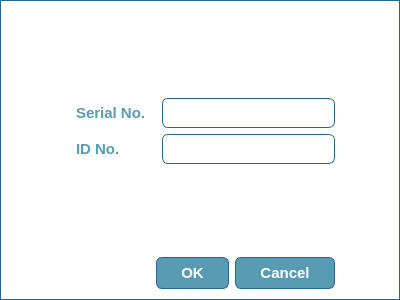
<?xml version="1.0" encoding="UTF-8"?>
<ui version="4.0">
 <class>laptopDialog</class>
 <widget class="QDialog" name="laptopDialog">
  <property name="windowModality">
   <enum>Qt::ApplicationModal</enum>
  </property>
  <property name="geometry">
   <rect>
    <x>0</x>
    <y>0</y>
    <width>400</width>
    <height>300</height>
   </rect>
  </property>
  <property name="sizePolicy">
   <sizepolicy hsizetype="Fixed" vsizetype="Fixed">
    <horstretch>0</horstretch>
    <verstretch>0</verstretch>
   </sizepolicy>
  </property>
  <property name="windowTitle">
   <string>Laptop Dialog</string>
  </property>
  <property name="styleSheet">
   <string notr="true">QDialog {
	background: white;
	border: 1px solid #29668f;
}
QPushButton {
	background:-webkit-gradient(linear, left top, left bottom, color-stop(0.05, #599bb3), color-stop(1, #408c99));
	background:-moz-linear-gradient(top, #599bb3 5%, #408c99 100%);
	background:-webkit-linear-gradient(top, #599bb3 5%, #408c99 100%);
	background:-o-linear-gradient(top, #599bb3 5%, #408c99 100%);
	background:-ms-linear-gradient(top, #599bb3 5%, #408c99 100%);
	background:linear-gradient(to bottom, #599bb3 5%, #408c99 100%);
	background-color:#599bb3;
	border-radius:6px;
	border:1px solid #29668f;
	color:#ffffff;
	font-family:arial;
	font-size:15px;
	font-weight:bold;
	padding:6px 24px;
	text-decoration:none;
}
QPushButton:hover {
	background:-webkit-gradient(linear, left top, left bottom, color-stop(0.05, #408c99), color-stop(1, #599bb3));
	background:-moz-linear-gradient(top, #408c99 5%, #599bb3 100%);
	background:-webkit-linear-gradient(top, #408c99 5%, #599bb3 100%);
	background:-o-linear-gradient(top, #408c99 5%, #599bb3 100%);
	background:-ms-linear-gradient(top, #408c99 5%, #599bb3 100%);
	background:linear-gradient(to bottom, #408c99 5%, #599bb3 100%);
	background-color:#408c99;
}
QPushButton:active {
	position:relative;
	top:1px;
}
QLineEdit {
	border-radius:6px;
	border:1px solid #29668f;
	font-weight:bold;
	padding:6px 24px;
}
QLabel{
	font-family:arial;
	font-size:15px;
	font-weight:bold;
	color:#599bb3;
	padding:6px 6px;
	text-decoration:none;
}


</string>
  </property>
  <layout class="QGridLayout" name="gridLayout_2">
   <item row="2" column="1">
    <spacer name="verticalSpacer">
     <property name="orientation">
      <enum>Qt::Vertical</enum>
     </property>
     <property name="sizeHint" stdset="0">
      <size>
       <width>20</width>
       <height>40</height>
      </size>
     </property>
    </spacer>
   </item>
   <item row="1" column="2">
    <spacer name="horizontalSpacer_2">
     <property name="orientation">
      <enum>Qt::Horizontal</enum>
     </property>
     <property name="sizeHint" stdset="0">
      <size>
       <width>40</width>
       <height>20</height>
      </size>
     </property>
    </spacer>
   </item>
   <item row="1" column="0">
    <spacer name="horizontalSpacer">
     <property name="orientation">
      <enum>Qt::Horizontal</enum>
     </property>
     <property name="sizeHint" stdset="0">
      <size>
       <width>40</width>
       <height>20</height>
      </size>
     </property>
    </spacer>
   </item>
   <item row="1" column="1">
    <layout class="QGridLayout" name="gridLayout">
     <item row="0" column="1">
      <widget class="QLineEdit" name="serialLineEdit"/>
     </item>
     <item row="1" column="1">
      <widget class="QLineEdit" name="idLineEdit"/>
     </item>
     <item row="0" column="0">
      <widget class="QLabel" name="lb_serial">
       <property name="text">
        <string>Serial No.</string>
       </property>
      </widget>
     </item>
     <item row="1" column="0">
      <widget class="QLabel" name="lb_id">
       <property name="text">
        <string>ID No.</string>
       </property>
      </widget>
     </item>
    </layout>
   </item>
   <item row="3" column="1">
    <widget class="QDialogButtonBox" name="buttonBox">
     <property name="orientation">
      <enum>Qt::Horizontal</enum>
     </property>
     <property name="standardButtons">
      <set>QDialogButtonBox::Cancel|QDialogButtonBox::Ok</set>
     </property>
    </widget>
   </item>
   <item row="0" column="1">
    <spacer name="verticalSpacer_2">
     <property name="orientation">
      <enum>Qt::Vertical</enum>
     </property>
     <property name="sizeHint" stdset="0">
      <size>
       <width>20</width>
       <height>40</height>
      </size>
     </property>
    </spacer>
   </item>
  </layout>
 </widget>
 <resources/>
 <connections>
  <connection>
   <sender>buttonBox</sender>
   <signal>accepted()</signal>
   <receiver>laptopDialog</receiver>
   <slot>accept()</slot>
   <hints>
    <hint type="sourcelabel">
     <x>248</x>
     <y>254</y>
    </hint>
    <hint type="destinationlabel">
     <x>157</x>
     <y>274</y>
    </hint>
   </hints>
  </connection>
  <connection>
   <sender>buttonBox</sender>
   <signal>rejected()</signal>
   <receiver>laptopDialog</receiver>
   <slot>reject()</slot>
   <hints>
    <hint type="sourcelabel">
     <x>316</x>
     <y>260</y>
    </hint>
    <hint type="destinationlabel">
     <x>286</x>
     <y>274</y>
    </hint>
   </hints>
  </connection>
 </connections>
</ui>
